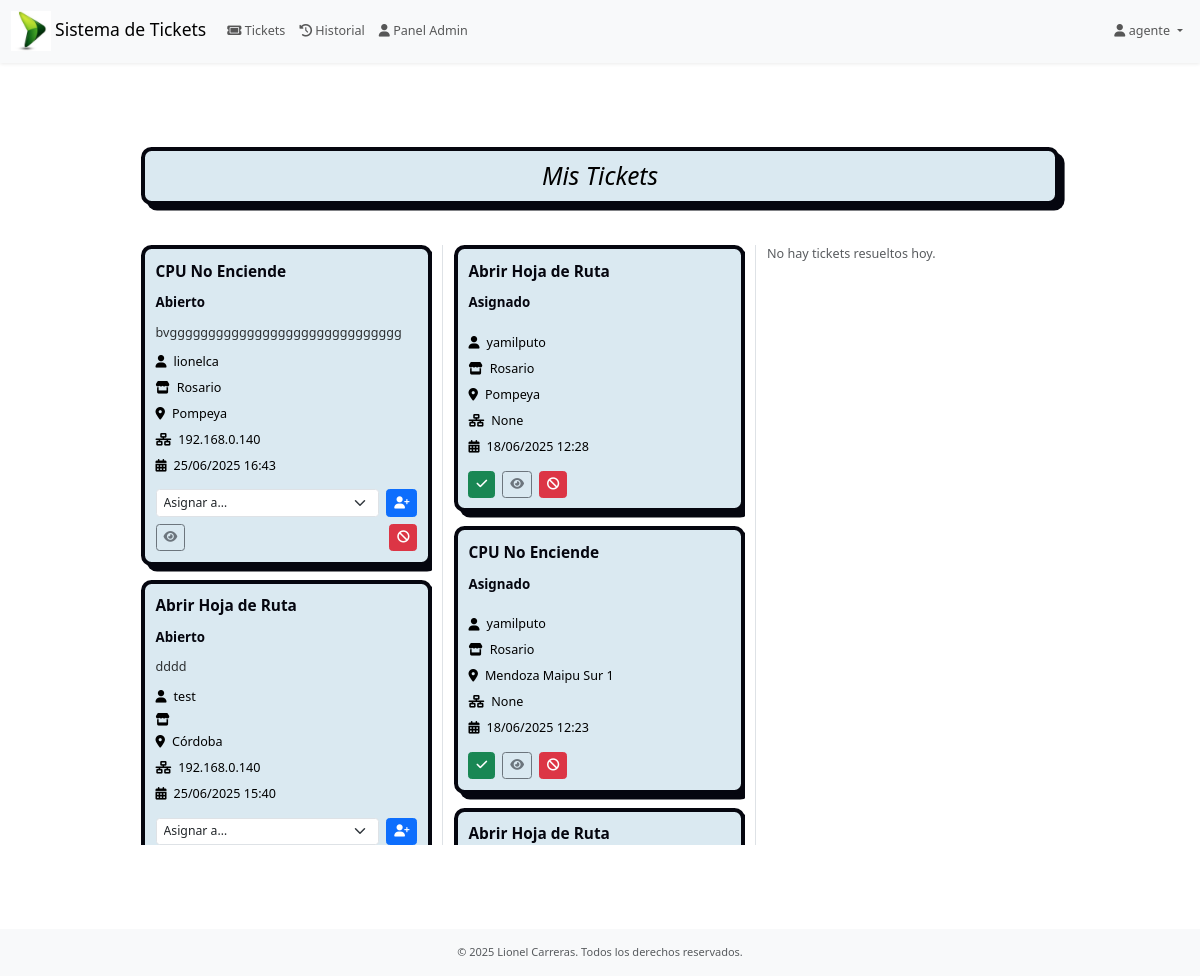
Page /soporte/dashboard/agentes/ (signed in) on the committed database.
### users/models.py (models this page shows)
class CustomUser(AbstractUser):
    sucursal = models.ForeignKey(
       'soporte.Sucursal',
        verbose_name= "Sucursal",
        on_delete=models.SET_NULL,
        null=True,
        blank=True,
        db_column='sucursalid_usuario',
    )
    must_change_password = models.BooleanField(
        default=True,
        help_text="Si es True, el usuario debe cambiar la contraseña en su próximo inicio de sesión."
    )

### soporte/models.py (models this page shows, shortened)
class Ticket(models.Model):
    titulo           = models.CharField("Título", max_length=200)
    descripcion      = models.TextField("Descripción", blank=True)
    creado_por       = models.ForeignKey(
        settings.AUTH_USER_MODEL,
        verbose_name="Creado por",
        related_name="tickets_creados",
        on_delete=models.CASCADE
    )
    asignado_a       = models.ForeignKey(
        settings.AUTH_USER_MODEL,
        verbose_name="Asignado a",
        related_name="tickets_asignados",
        null=True, blank=True,
        on_delete=models.SET_NULL
    )
    estado           = models.ForeignKey(
        EstadoTicket,
        verbose_name="Estado",
        on_delete=models.PROTECT
    )
    sucursal = models.ForeignKey('soporte.Sucursal',verbose_name="Sucursal del ticket",on_delete=models.PROTECT,db_column='sucursalid_ticket'
    )
    usuario_ip = models.CharField(
        "IP del usuario",
        max_length=20,
        null=True,
        blank=True
    )
    categoria = models.ForeignKey(
        CategoriaProblema,
        verbose_name="Categoría del problema",
        null=True, blank=True,
        on_delete=models.PROTECT,
        related_name='tickets_por_categoria'
    )
    problema = models.ForeignKey(
        ProblemaComun,
        verbose_name="Problema común",
        null=True, blank=True,
        on_delete=models.PROTECT,
        related_name='tickets_por_problema'
    )
    imagen_error     = models.ImageField(
        "Imagen del error",
        upload_to="tickets/",
        null=True, blank=True
    )
    motivo_anulacion = models.TextField("Motivo de anulación", null=True, blank=True)
    fecha_creado     = models.DateTimeField("Fecha de creación", auto_now_add=True)
    fecha_actualizado= models.DateTimeField("Fecha de actualización", auto_now=True)
    class Meta:
        verbose_name = "Ticket"
        verbose_name_plural = "Tickets"
        ordering = ['-fecha_creado']

class Sucursal(models.Model):
    id = models.IntegerField(primary_key=True)
    nombre = models.CharField("Nombre de la Sucursal", max_length=100, unique=True, null=True, blank=True)
    class Meta:
        verbose_name = "Sucursal"
        verbose_name_plural = "Sucursales"
        ordering = ['id']

### soporte/views.py (the view)
# urls.py: path('dashboard/agentes/', views.dashboard_agente, name='dashboard_agente'),
@login_required
@group_required('agente')
def dashboard_agente(request):
    hoy = timezone.localdate()
    siete_dias_atras = hoy - timedelta(days=7)
    abiertos = (
        Ticket.objects
              .filter(estado_id=1)
              .select_related('creado_por__sucursal', 'sucursal', 'estado')
              .order_by('-fecha_creado')
    )
    asignados = (
        Ticket.objects
              .filter(asignado_a=request.user, estado_id=2)
              .select_related('creado_por__sucursal', 'sucursal', 'estado')
              .order_by('-fecha_creado')
    )
    resueltos = (
        Ticket.objects
              .filter(estado_id=3, fecha_actualizado__date=hoy)
              .select_related('creado_por__sucursal', 'sucursal', 'estado')
              .order_by('-fecha_actualizado')
    )
    agentes = User.objects.filter(groups__name='agente').order_by('username')
    return render(request, 'soporte/agentes/dashboard_agente.html', {
        'abiertos':  abiertos,
        'asignados': asignados,
        'resueltos': resueltos,
        'agentes':   agentes,
    })

### soporte/views.py (called while the page is built)
def group_required(group_name):
    def in_group(u):
        return u.is_authenticated and u.groups.filter(name=group_name).exists()
    return user_passes_test(in_group, login_url='users:login')

### soporte/templates/soporte/agentes/dashboard_agente.html (shortened to what this page needs)
{% extends 'soporte/app.html' %}
{% load static %}
{% block extra_css %}
  <link rel="stylesheet" href="{% static 'css/style.css' %}">
{% endblock %}
{% block content %}
<div class="container py-5">
  <h3
  class="pricing-card text-center mb-4"
  style="font-style:oblique; background-color:#dae9f1; color:#000;">Mis Tickets</h3><br>
  <div class="row gx-4 align-items-stretch">
    <div class="col-12 col-md-4 border-end d-flex flex-column">
      <div class="overflow-auto" style="max-height:75vh;">
        <div class="d-flex flex-column gap-3">
        {% for ticket in abiertos %}
          <div class="pricing-card">
            <div class="pricing-block-content">
              <div class="pricing-plan">{{ ticket.titulo }}</div>
              <div class="price-value">Abierto</div>
              <div class="pricing-note text-truncate">{{ ticket.descripcion }}</div>
              <div class="check-list">
                <div class="check-list-item"><i class="fas fa-user" title="Usuario del Ticket"></i> {{ ticket.creado_por.username }}</div>
                <div class="check-list-item"><i class="fas fa-store" title="Sucursal del Usuario"></i> {{ ticket.creado_por.sucursal.nombre }}</div>
                <div class="check-list-item"><i class="fas fa-map-marker-alt" title="Sucursal del ticket"></i> {{ ticket.sucursal.nombre }}</div>
                <div class="check-list-item"><i class="fa-solid fa-network-wired" title="Sucursal del ticket"></i> {{ ticket.usuario_ip }}</div>
                <div class="check-list-item"><i class="fas fa-calendar-alt"></i> {{ ticket.fecha_creado|date:"SHORT_DATETIME_FORMAT" }}</div>
              </div>
            </div>
            <div class="mt-3 d-flex flex-column gap-2">
              <form action="{% url 'soporte:ticket_assign' ticket.id %}" method="post" class="d-flex">
                <select name="agente_id" class="form-select form-select-sm me-2" required>
                  <option value="" disabled selected>Asignar a…</option>
                </select>
                <button class="btn btn-sm btn-primary"><i class="fas fa-user-plus" title="Asignar agente"></i></button>
              </form>
              <div class="d-flex justify-content-between">
                <a href="{% url 'soporte:detail_ticket' ticket.id %}" class="btn btn-sm btn-outline-secondary"><i class="fas fa-eye" title="Ver detalles"></i></a>
                <button class="btn btn-sm btn-danger" data-bs-toggle="modal" data-bs-target="#anularModalagente" data-action-url="{% url 'soporte:ticket_anular_agente' ticket.id %}"><i class="fas fa-ban" title="Anular ticket"></i></button>
              </div>
            </div>
          </div>
        {% empty %}
          <p class="text-muted">No hay tickets abiertos.</p>
        {% endfor %}
        </div>
      </div>
    </div>
    <div class="col-12 col-md-4 border-end d-flex flex-column">
      <div class="overflow-auto" style="max-height:75vh;">
        <div class="d-flex flex-column gap-3">
        {% for ticket in asignados %}
          <div class="pricing-card">
            <div class="pricing-block-content">
              <div class="pricing-plan">{{ ticket.titulo }}</div>
              <div class="price-value">Asignado</div>
              <div class="check-list">
                <div class="check-list-item"><i class="fas fa-user" title="Usuario del Ticket"></i> {{ ticket.creado_por.username }}</div>
                <div class="check-list-item"><i class="fas fa-store" title="Sucursal del Usuario"></i> {{ ticket.creado_por.sucursal.nombre }}</div>
                <div class="check-list-item"><i class="fas fa-map-marker-alt" title="Sucursal del ticket"></i> {{ ticket.sucursal.nombre }}</div>
                <div class="check-list-item"><i class="fa-solid fa-network-wired" title="Sucursal del ticket"></i> {{ ticket.usuario_ip }}</div>
                <div class="check-list-item"><i class="fas fa-calendar-alt"></i> {{ ticket.fecha_creado|date:"SHORT_DATETIME_FORMAT" }}</div>
              </div>
            </div>
            <div class="mt-3 d-flex gap-2">
              <form action="{% url 'soporte:ticket_resolve' ticket.id %}" method="post">
                <button class="btn btn-sm btn-success" title="CERRAR TICKET"><i class="fas fa-check"></i></button>
              </form>
              <a href="{% url 'soporte:detail_ticket' ticket.id %}" class="btn btn-sm btn-outline-secondary"><i class="fas fa-eye" title="Ver detalles"></i></a>
              <button class="btn btn-sm btn-danger" data-bs-toggle="modal" data-bs-target="#anularModalagente" data-action-url="{% url 'soporte:ticket_anular_agente' ticket.id %}"><i class="fas fa-ban" title="Anular ticket""></i></button>
            </div>
          </div>
        {% empty %}
          <p class="text-muted">No tienes tickets asignados.</p>
        {% endfor %}
        </div>
      </div>
    </div>
    <div class="col-12 col-md-4 d-flex flex-column">
      <div class="overflow-auto" style="max-height:75vh;">
        <div class="d-flex flex-column gap-3">
        {% for ticket in resueltos %}
          <div class="pricing-card">
            <div class="pricing-block-content">
              <div class="pricing-plan">{{ ticket.titulo }}</div>
              <div class="price-value">Resuelto</div>
              <div class="pricing-note text-truncate">{{ ticket.descripcion }}</div>
              <div class="check-list-item"><i class="fa-solid fa-network-wired" title="Sucursal del ticket"></i> {{ ticket.usuario_ip }}</div>
              <div class="check-list">
                <div class="check-list-item"><i class="fas fa-calendar-check"></i> {{ ticket.fecha_actualizado|date:"SHORT_DATETIME_FORMAT" }}</div>
              </div>
            </div>
            <div class="mt-3 text-end">
              <a href="{% url 'soporte:detail_ticket' ticket.id %}" class="btn btn-sm btn-outline-secondary"><i class="fas fa-eye"></i></a>
            </div>
          </div>
        {% empty %}
          <p class="text-muted">No hay tickets resueltos hoy.</p>
        {% endfor %}
        </div>
      </div>
    </div>
  </div>
</div>
{% endblock %}

### soporte/templates/soporte/partials/navbar.html (shortened to what this page needs)
{% load static %}
<nav class="navbar navbar-expand-lg navbar-light bg-light shadow-sm">
  <div class="container-fluid">
    <a class="navbar-brand" href="{% if user.group.name == 'usuario' %}">
      {% url 'soporte:dashboard_usuario' %}
    {% else %}
      {% url 'soporte:dashboard_agente' %}"
    {% endif %}>
       <img src="{% static 'images/logo.jpeg' %}" alt="Logo" class="img-fluid" style="max-height: 40px;"></i> Sistema de Tickets
    </a>
    <div class="collapse navbar-collapse" id="mainNav">
      <ul class="navbar-nav me-auto mb-2 mb-lg-0">
        {% if perms.soporte.view_ticket %}
          <li class="nav-item">
            <a class="nav-link" href="/soporte/dashboard/agentes/">
              <i class="fa-solid fa-ticket"></i> Tickets
            </a>
          </li>
        {% endif %}
         {% if perms.soporte.view_ticket %}
            <li class="nav-item">
              <a class="nav-link"
                href="{% url 'soporte:ticket_historico' %}">
                <i class="fa-solid fa-clock-rotate-left"></i> Historial
              </a>
            </li>
          {% endif %}
        {% if perms.soporte.view_ticket %}
          <li class="nav-item">
            <a class="nav-link" href="/admin/">
              <i class="fas fa-user"></i> Panel Admin
            </a>
          </li>
        {% endif %}
      </ul>
      <ul class="navbar-nav ms-auto">
        {% if user.is_authenticated %}
    <li class="nav-item dropdown">
      <a
        class="nav-link dropdown-toggle"
        href="#"
        id="userMenu"
        role="button"
        data-bs-toggle="dropdown"
        aria-expanded="false"
      >
        <i class="fas fa-user"></i> {{ user.username }}
      </a>
        </li>
      </ul>
  {% else %}
    <li class="nav-item">
      <a class="nav-link" href="{% url 'users:login' %}">
        <i class="fas fa-sign-in-alt"></i> Iniciar sesión
      </a>
    </li>
  {% endif %}
    </div>
  </div>
</nav>

### static/css/style.css (style rules this page uses)
.pricing-card { background: #dae9f1; padding: 0.75rem; border-radius: 0.75rem; border: 0.5vmin solid #05060f; box-shadow: 0.4rem 0.4rem #05060f; overflow: hidden; color: black; display: flex; flex-direction: column; }
.pricing-block-content { flex: 1; display: flex; flex-direction: column; gap: 0.75rem; }
.pricing-plan { color: #05060f; font-size: 1.1rem; font-weight: 700; }
.price-value { color: #05060f; font-size: 0.95rem; font-weight: 700; }
.pricing-note { opacity: 0.8; }
.check-list { display: flex; flex-direction: column; gap: 0.5rem; }
.check-list-item { display: flex; align-items: center; gap: 0.5rem; }

### soporte/templates/soporte/app.html (style rules this page uses)
.container { max-width: 960px !important; }
@media (max-width: 1366px) { html { font-size: 90%; } }
@media (max-width: 1366px) { .pricing-card { padding: 0.6rem; } }
html { font-size: 87.5%; }
body { font-size: 0.9rem; }

### rows in the picture
CustomUser: username "agente"
Ticket: titulo "CPU No Enciende", descripcion "bvgggggggggggggggggggggggggggggg", creado_por.username "lionelca", creado_por.sucursal.nombre "Rosario", sucursal.nombre "Pompeya", usuario_ip "192.168.0.140", fecha_creado "25/06/2025 16:43"
Ticket: titulo "Abrir Hoja de Ruta", descripcion "dddd", creado_por.username "test", sucursal.nombre "Córdoba", usuario_ip "192.168.0.140", fecha_creado "25/06/2025 15:40"
Ticket: titulo "Abrir Hoja de Ruta", creado_por.username "yamilputo", creado_por.sucursal.nombre "Rosario", sucursal.nombre "Pompeya", usuario_ip "None", fecha_creado "18/06/2025 12:28"
Ticket: titulo "CPU No Enciende", creado_por.username "yamilputo", creado_por.sucursal.nombre "Rosario", sucursal.nombre "Mendoza Maipu Sur 1", usuario_ip "None", fecha_creado "18/06/2025 12:23"
Ticket: titulo "Abrir Hoja de Ruta"
